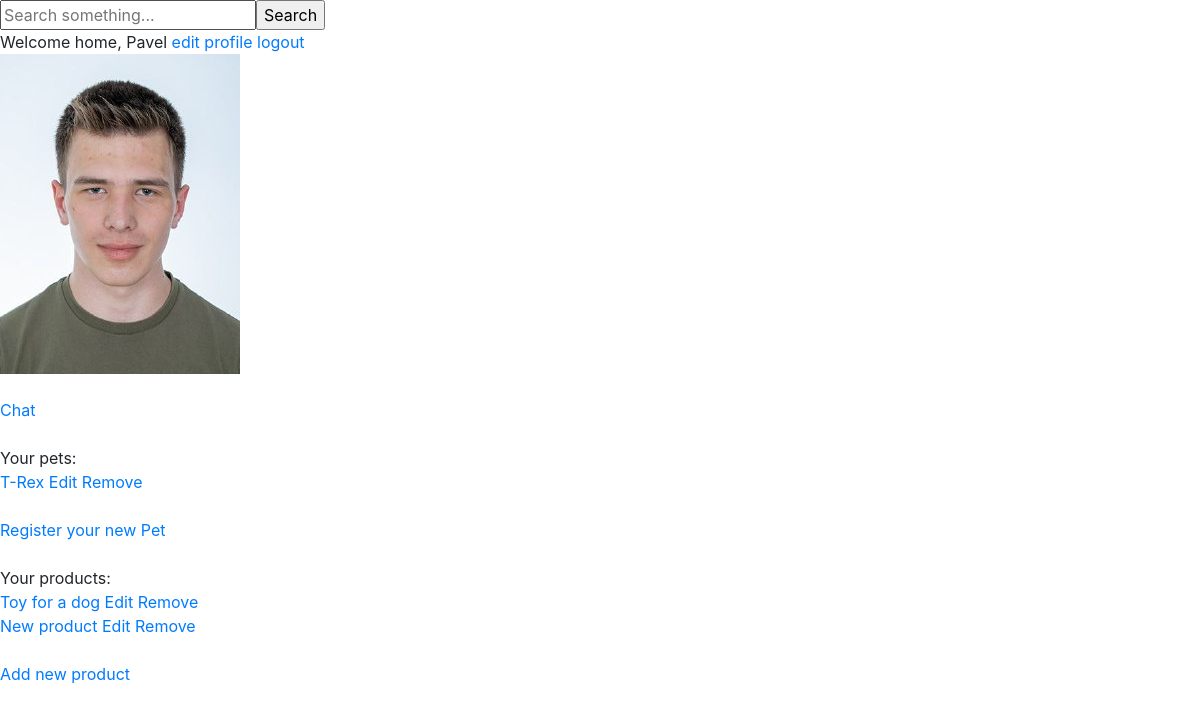
The page /web_interface/profile/ (signed in) on the database as committed earlier.
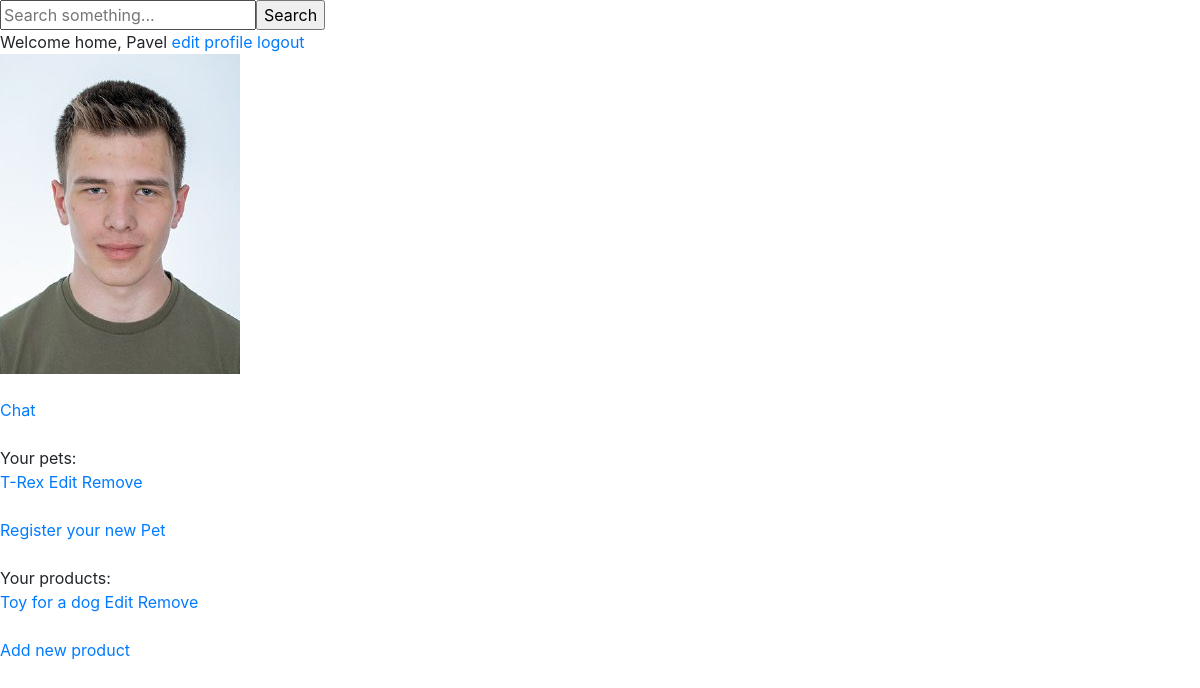
The same page on the database as committed later.
### web_auth/models.py (models this page shows, shortened)
class Pet(models.Model):
    name = models.CharField(max_length=35)
    avatar = models.ImageField(upload_to='pets/avatars/', default='defaults/avatars/default_pet_avatar.png')
    owner = models.ForeignKey(User, on_delete=models.CASCADE)

class Product(models.Model):
    image = models.ImageField(upload_to='products/images', default='defaults/products/default_product_image.png')
    title = models.CharField(max_length=70)
    description = models.TextField()
    price = models.FloatField()
    seller = models.ForeignKey(User, on_delete=models.CASCADE)

### web_interface/views.py (the view)
# urls.py: path('profile/', views.profile, name='profile_view'),
@login_required(login_url='/auth/login/')
def profile(request):
    user = request.user
    pets = Pet.objects.filter(owner=user)
    products = Product.objects.filter(seller=user)
    return render(request, 'profile.html', {
        'user': user,
        'pets': pets,
        'products': products,
    })

### web_interface/templates/profile.html (shortened to what this page needs)
{% extends 'base.html' %}
{% block content %}
<form action="{% url 'search_results_view' %}" method="get">
    <input type="text" name="q" value="{{ request.GET.q }}" placeholder="Search something..."><input type="submit"
                                                                                                     name="" value="Search" id="">
</form>
Welcome home, {{ user.first_name }} <a href="/web_interface/edit_profile/{{ user.pk }}">edit profile</a> <a href="/auth/logout">logout</a> <br>
<img src="{{ user.avatar.url }}" alt=""><br>
<br>
<a href="/chat">Chat</a>
<br> <br>
Your pets:
{% for pet in pets %}
<br><a href="/web_interface/pet/{{ pet.pk }}">{{ pet.name }}</a>
 <a href="/web_interface/edit_pet/{{ pet.pk }}">Edit</a>
 <a href="/web_interface/delete_pet/{{ pet.pk }}">Remove</a>
{% endfor %}
<br><br>
<a href="/web_interface/newpet">Register your new Pet</a>
<br><br>
Your products:
{% for product in products %}
<br><a href="/web_interface/product/{{ product.pk }}">{{ product.title }}</a>
 <a href="/web_interface/edit_product/{{ product.pk }}">Edit</a>
 <a href="/web_interface/delete_product/{{ product.pk }}">Remove</a>
{% endfor %}
<br><br>
<a href="/web_interface/newproduct">Add new product</a>
{% endblock %}

Rows that differ between the two databases and show on the page:
removed Product: title "New product"
